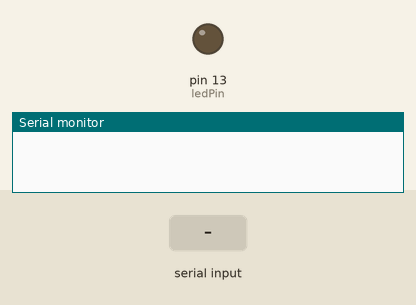
Simulated run of this sketch. Board: Arduino Uno, built with avr-gcc and run on an emulated ATmega328P. On the bench: output pins drawn as LEDs (lit = HIGH), the last lines printed to the serial monitor. Dashed ring = blinking. Inputs (shaded band) come from the test bench.

Above: at 1.2 s.
1.3 s: "H" received over Serial
At 1.45 s:
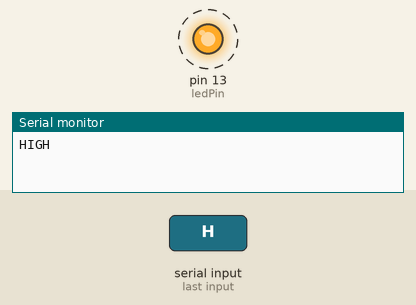
4.3 s: "L" received over Serial
At 5.2 s:
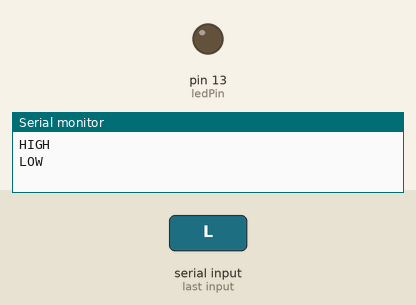
Timing chart, 0 to 7.3 s (numbered marks = the images above; inputs shaded):
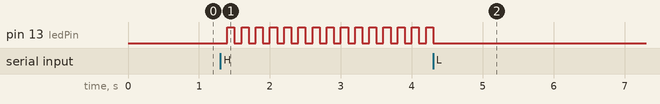

The sketch:

notino.ino
```cpp
const int ledPin = 13;
bool notification = false;

unsigned long previousMillis = 0;
const long interval = 100;
int ledState = LOW;

void setup() {
  pinMode(ledPin, OUTPUT);
  Serial.begin(9600);
}

void loop() {
  if (Serial.available() > 0) {
    char command = Serial.read();
    if (command == 'H') {
      notification = true;
      Serial.println("HIGH");
      previousMillis = millis(); // Reset the timer when notification starts
    } else if (command == 'L') {
      notification = false;
      Serial.println("LOW");
    }
  }

  if (notification) {
    unsigned long currentMillis = millis();
    if (currentMillis - previousMillis >= interval) {
      previousMillis = currentMillis;
      // Toggle the LED state
      if (ledState == LOW) {
        ledState = HIGH;
      } else {
        ledState = LOW;
      }
    }
  }
  else {
    // Off notification, turn off the LED
    ledState = LOW;
  }

  digitalWrite(ledPin, ledState);
}
```

Measured:
- after the input at 1.3 s, pin 13 (ledPin): alternates HIGH for 0.10 s and LOW for 0.10 s, starting after 0.10 s
- after the input at 4.3 s, pin 13 (ledPin): goes on until 4.3 s, then stays LOW
